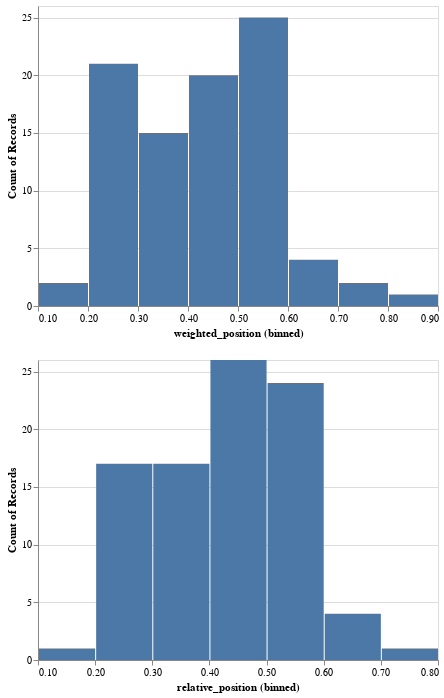

The cell this chart's notebook holds for it:
### Code cell
sorted_army = filtered_army.groupby(by=['name']).mean().sort_values(by='weighted_position', ascending=False)
print(sorted_army['weighted_position'].head(5))
print(sorted_army['weighted_position'].tail(5))

c1 = alt.Chart(sorted_army).mark_bar().encode(
    x=alt.X('weighted_position:Q', bin=True),
    y='count()',
)
c2 = alt.Chart(sorted_army).mark_bar().encode(
    x=alt.X('relative_position:Q', bin=True),
    y='count()',
)
c1 & c2

### Figure 1 — Vega-Lite specification as saved in the notebook (floating-point values rounded to 4 significant figures)
{"config": {"view": {"continuousWidth": 400, "continuousHeight": 300}}, "vconcat": [{"mark": "bar", "encoding": {"x": {"type": "quantitative", "bin": true, "field": "weighted_position"}, "y": {"type": "quantitative", "aggregate": "count"}}}, {"mark": "bar", "encoding": {"x": {"type": "quantitative", "bin": true, "field": "relative_position"}, "y": {"type": "quantitative", "aggregate": "count"}}}], "data": {"name": "data-25bb2a36b6f3789ebee163d4af802d34"}, "$schema": "https://vega.github.io/schema/vega-lite/v4.8.1.json", "datasets": {"data-25bb2a36b6f3789ebee163d4af802d34": [{"relative_position": 0.7733, "army_x": 113.9, "army_y": 116.6, "total_army_value": 3271.0, "died_army_value": 1768.0, "gameloop": 14980.0, "weighted_position": 0.8255}, {"relative_position": 0.67, "army_x": 104.1, "army_y": 98.98, "total_army_value": 3227.0, "died_army_value": 898.6, "gameloop": 15820.0, "weighted_position": 0.7332}, {"relative_position": 0.6618, "army_x": 109.0, "army_y": 122.1, "total_army_value": 3994.0, "died_army_value": 948.4, "gameloop": 14970.0, "weighted_position": 0.7056}, {"relative_position": 0.6324, "army_x": 93.12, "army_y": 85.73, "total_army_value": 3646.0, "died_army_value": 462.7, "gameloop": 13120.0, "weighted_position": 0.6874}, {"relative_position": 0.6299, "army_x": 102.2, "army_y": 86.37, "total_army_value": 3395.0, "died_army_value": 891.1, "gameloop": 19550.0, "weighted_position": 0.6721}, {"relative_position": 0.5908, "army_x": 93.71, "army_y": 91.44, "total_army_value": 4571.0, "died_army_value": 703.2, "gameloop": 17680.0, "weighted_position": 0.6205}, {"relative_position": 0.5767, "army_x": 100.8, "army_y": 95.32, "total_army_value": 3488.0, "died_army_value": 945.8, "gameloop": 20800.0, "weighted_position": 0.6094}, {"relative_position": 0.5489, "army_x": 89.88, "army_y": 80.81, "total_army_value": 4426.0, "died_army_value": 921.0, "gameloop": 16230.0, "weighted_position": 0.5747}, {"relative_position": 0.5548, "army_x": 100.9, "army_y": 96.05, "total_army_value": 3343.0, "died_army_value": 1009.0, "gameloop": 17280.0, "weighted_position": 0.5694}, {"relative_position": 0.5497, "army_x": 92.93, "army_y": 87.26, "total_army_value": 3713.0, "died_army_value": 706.4, "gameloop": 15350.0, "weighted_position": 0.5672}, {"relative_position": 0.5576, "army_x": 92.39, "army_y": 100.6, "total_army_value": 3742.0, "died_army_value": 924.6, "gameloop": 17410.0, "weighted_position": 0.5608}, {"relative_position": 0.5556, "army_x": 94.88, "army_y": 95.72, "total_army_value": 3832.0, "died_army_value": 867.0, "gameloop": 14510.0, "weighted_position": 0.5596}, {"relative_position": 0.5393, "army_x": 105.2, "army_y": 109.3, "total_army_value": 3538.0, "died_army_value": 969.8, "gameloop": 19790.0, "weighted_position": 0.5539}, {"relative_position": 0.5381, "army_x": 88.42, "army_y": 84.55, "total_army_value": 4188.0, "died_army_value": 689.9, "gameloop": 16860.0, "weighted_position": 0.5507}, {"relative_position": 0.5312, "army_x": 102.8, "army_y": 94.42, "total_army_value": 3686.0, "died_army_value": 959.8, "gameloop": 15150.0, "weighted_position": 0.5449}, {"relative_position": 0.4969, "army_x": 99.83, "army_y": 87.33, "total_army_value": 5258.0, "died_army_value": 1096.0, "gameloop": 14660.0, "weighted_position": 0.5372}, {"relative_position": 0.5201, "army_x": 108.9, "army_y": 99.05, "total_army_value": 3571.0, "died_army_value": 753.4, "gameloop": 19430.0, "weighted_position": 0.5367}, {"relative_position": 0.5131, "army_x": 83.92, "army_y": 99.15, "total_army_value": 2923.0, "died_army_value": 884.6, "gameloop": 12480.0, "weighted_position": 0.5317}, {"relative_position": 0.5189, "army_x": 107.3, "army_y": 89.94, "total_army_value": 3548.0, "died_army_value": 884.9, "gameloop": 18710.0, "weighted_position": 0.5317}, {"relative_position": 0.5037, "army_x": 100.7, "army_y": 99.53, "total_army_value": 3681.0, "died_army_value": 1005.0, "gameloop": 13730.0, "weighted_position": 0.5296}, {"relative_position": 0.5118, "army_x": 103.1, "army_y": 99.9, "total_army_value": 3807.0, "died_army_value": 854.1, "gameloop": 14330.0, "weighted_position": 0.5284}, {"relative_position": 0.5076, "army_x": 94.69, "army_y": 75.25, "total_army_value": 5079.0, "died_army_value": 491.8, "gameloop": 34360.0, "weighted_position": 0.5283}, {"relative_position": 0.5055, "army_x": 100.9, "army_y": 94.47, "total_army_value": 3258.0, "died_army_value": 1011.0, "gameloop": 19300.0, "weighted_position": 0.525}, {"relative_position": 0.5149, "army_x": 97.01, "army_y": 93.23, "total_army_value": 3494.0, "died_army_value": 1154.0, "gameloop": 19100.0, "weighted_position": 0.5246}, {"relative_position": 0.5064, "army_x": 94.55, "army_y": 92.36, "total_army_value": 3842.0, "died_army_value": 1273.0, "gameloop": 23120.0, "weighted_position": 0.5202}, {"relative_position": 0.507, "army_x": 105.1, "army_y": 96.47, "total_army_value": 3662.0, "died_army_value": 721.9, "gameloop": 15360.0, "weighted_position": 0.5186}, {"relative_position": 0.5066, "army_x": 104.0, "army_y": 94.28, "total_army_value": 3596.0, "died_army_value": 670.4, "gameloop": 13480.0, "weighted_position": 0.5157}, {"relative_position": 0.496, "army_x": 92.13, "army_y": 90.87, "total_army_value": 3136.0, "died_army_value": 891.8, "gameloop": 17900.0, "weighted_position": 0.5118}, {"relative_position": 0.5008, "army_x": 97.49, "army_y": 96.71, "total_army_value": 3342.0, "died_army_value": 857.6, "gameloop": 17820.0, "weighted_position": 0.51}, {"relative_position": 0.5079, "army_x": 105.7, "army_y": 97.74, "total_army_value": 3917.0, "died_army_value": 641.5, "gameloop": 18670.0, "weighted_position": 0.5079}, {"relative_position": 0.4996, "army_x": 95.25, "army_y": 85.43, "total_army_value": 3840.0, "died_army_value": 970.0, "gameloop": 23780.0, "weighted_position": 0.5048}, {"relative_position": 0.4936, "army_x": 110.3, "army_y": 96.59, "total_army_value": 3630.0, "died_army_value": 831.2, "gameloop": 15960.0, "weighted_position": 0.5027}, {"relative_position": 0.4898, "army_x": 97.28, "army_y": 98.53, "total_army_value": 3888.0, "died_army_value": 728.9, "gameloop": 20860.0, "weighted_position": 0.4946}, {"relative_position": 0.492, "army_x": 112.3, "army_y": 108.1, "total_army_value": 3659.0, "died_army_value": 802.6, "gameloop": 18930.0, "weighted_position": 0.4943}, {"relative_position": 0.5011, "army_x": 107.1, "army_y": 98.24, "total_army_value": 3982.0, "died_army_value": 652.9, "gameloop": 23690.0, "weighted_position": 0.4935}, {"relative_position": 0.4945, "army_x": 91.04, "army_y": 91.47, "total_army_value": 3615.0, "died_army_value": 719.4, "gameloop": 17270.0, "weighted_position": 0.4931}, {"relative_position": 0.4891, "army_x": 106.5, "army_y": 94.18, "total_army_value": 3508.0, "died_army_value": 1224.0, "gameloop": 17780.0, "weighted_position": 0.4891}, {"relative_position": 0.4812, "army_x": 91.06, "army_y": 86.85, "total_army_value": 3438.0, "died_army_value": 1032.0, "gameloop": 18390.0, "weighted_position": 0.4861}, {"relative_position": 0.4694, "army_x": 102.1, "army_y": 94.47, "total_army_value": 3089.0, "died_army_value": 998.4, "gameloop": 18930.0, "weighted_position": 0.4796}, {"relative_position": 0.4882, "army_x": 93.4, "army_y": 94.46, "total_army_value": 4122.0, "died_army_value": 823.5, "gameloop": 15090.0, "weighted_position": 0.4771}, {"relative_position": 0.471, "army_x": 92.21, "army_y": 89.96, "total_army_value": 3373.0, "died_army_value": 1138.0, "gameloop": 17460.0, "weighted_position": 0.4738}, {"relative_position": 0.4743, "army_x": 96.51, "army_y": 89.69, "total_army_value": 4162.0, "died_army_value": 775.5, "gameloop": 24250.0, "weighted_position": 0.4718}, {"relative_position": 0.4787, "army_x": 100.8, "army_y": 98.78, "total_army_value": 3586.0, "died_army_value": 949.0, "gameloop": 19870.0, "weighted_position": 0.4688}, {"relative_position": 0.4757, "army_x": 101.8, "army_y": 87.69, "total_army_value": 3828.0, "died_army_value": 927.6, "gameloop": 21880.0, "weighted_position": 0.4685}, {"relative_position": 0.4595, "army_x": 119.1, "army_y": 108.4, "total_army_value": 3426.0, "died_army_value": 886.8, "gameloop": 23490.0, "weighted_position": 0.4541}, {"relative_position": 0.4199, "army_x": 79.02, "army_y": 85.57, "total_army_value": 3606.0, "died_army_value": 946.9, "gameloop": 17650.0, "weighted_position": 0.4484}, {"relative_position": 0.462, "army_x": 104.2, "army_y": 102.0, "total_army_value": 4861.0, "died_army_value": 1106.0, "gameloop": 20360.0, "weighted_position": 0.4462}, {"relative_position": 0.448, "army_x": 95.72, "army_y": 96.24, "total_army_value": 3873.0, "died_army_value": 841.0, "gameloop": 15930.0, "weighted_position": 0.4433}, {"relative_position": 0.4532, "army_x": 103.2, "army_y": 95.52, "total_army_value": 4650.0, "died_army_value": 663.0, "gameloop": 32060.0, "weighted_position": 0.4323}, {"relative_position": 0.4135, "army_x": 111.7, "army_y": 85.47, "total_army_value": 3422.0, "died_army_value": 868.0, "gameloop": 14540.0, "weighted_position": 0.4167}, {"relative_position": 0.4, "army_x": 105.0, "army_y": 95.33, "total_army_value": 2973.0, "died_army_value": 1145.0, "gameloop": 21030.0, "weighted_position": 0.4133}, {"relative_position": 0.4282, "army_x": 100.6, "army_y": 99.26, "total_army_value": 3790.0, "died_army_value": 868.9, "gameloop": 19220.0, "weighted_position": 0.4132}, {"relative_position": 0.4033, "army_x": 95.31, "army_y": 105.9, "total_army_value": 3518.0, "died_army_value": 736.9, "gameloop": 16440.0, "weighted_position": 0.3992}, {"relative_position": 0.4201, "army_x": 98.92, "army_y": 83.39, "total_army_value": 3131.0, "died_army_value": 1178.0, "gameloop": 17090.0, "weighted_position": 0.3971}, {"relative_position": 0.417, "army_x": 100.2, "army_y": 89.76, "total_army_value": 4115.0, "died_army_value": 833.6, "gameloop": 17810.0, "weighted_position": 0.3931}, {"relative_position": 0.3826, "army_x": 100.7, "army_y": 99.72, "total_army_value": 3190.0, "died_army_value": 1126.0, "gameloop": 17470.0, "weighted_position": 0.3861}, {"relative_position": 0.3963, "army_x": 115.5, "army_y": 107.5, "total_army_value": 3638.0, "died_army_value": 1158.0, "gameloop": 16070.0, "weighted_position": 0.3841}, {"relative_position": 0.364, "army_x": 110.1, "army_y": 95.91, "total_army_value": 3534.0, "died_army_value": 644.8, "gameloop": 18220.0, "weighted_position": 0.3705}, {"relative_position": 0.3779, "army_x": 111.5, "army_y": 99.15, "total_army_value": 3859.0, "died_army_value": 903.9, "gameloop": 20500.0, "weighted_position": 0.3566}, {"relative_position": 0.3731, "army_x": 107.8, "army_y": 108.7, "total_army_value": 3316.0, "died_army_value": 561.4, "gameloop": 14000.0, "weighted_position": 0.3456}, {"relative_position": 0.3586, "army_x": 70.59, "army_y": 111.1, "total_army_value": 3025.0, "died_army_value": 1246.0, "gameloop": 15900.0, "weighted_position": 0.3354}, {"relative_position": 0.3254, "army_x": 98.06, "army_y": 104.8, "total_army_value": 4046.0, "died_army_value": 839.8, "gameloop": 15710.0, "weighted_position": 0.3279}, {"relative_position": 0.3246, "army_x": 114.3, "army_y": 109.5, "total_army_value": 3667.0, "died_army_value": 818.5, "gameloop": 24020.0, "weighted_position": 0.3271}, {"relative_position": 0.3233, "army_x": 114.7, "army_y": 97.42, "total_army_value": 3129.0, "died_army_value": 680.5, "gameloop": 12630.0, "weighted_position": 0.3219}, {"relative_position": 0.308, "army_x": 100.4, "army_y": 87.28, "total_army_value": 3135.0, "died_army_value": 840.1, "gameloop": 14490.0, "weighted_position": 0.3146}, {"relative_position": 0.3238, "army_x": 94.57, "army_y": 95.7, "total_army_value": 3061.0, "died_army_value": 1126.0, "gameloop": 16640.0, "weighted_position": 0.3082}, {"relative_position": 0.327, "army_x": 87.38, "army_y": 76.92, "total_army_value": 3111.0, "died_army_value": 1026.0, "gameloop": 15540.0, "weighted_position": 0.3074}, {"relative_position": 0.2955, "army_x": 116.8, "army_y": 101.0, "total_army_value": 3712.0, "died_army_value": 761.4, "gameloop": 15960.0, "weighted_position": 0.2993}, {"relative_position": 0.297, "army_x": 99.06, "army_y": 95.56, "total_army_value": 3390.0, "died_army_value": 950.0, "gameloop": 19620.0, "weighted_position": 0.2957}, {"relative_position": 0.3069, "army_x": 106.8, "army_y": 107.2, "total_army_value": 3978.0, "died_army_value": 735.9, "gameloop": 21930.0, "weighted_position": 0.2953}, {"relative_position": 0.2962, "army_x": 106.4, "army_y": 98.01, "total_army_value": 3365.0, "died_army_value": 981.3, "gameloop": 17800.0, "weighted_position": 0.2939}, {"relative_position": 0.3031, "army_x": 102.9, "army_y": 107.8, "total_army_value": 4211.0, "died_army_value": 785.3, "gameloop": 20450.0, "weighted_position": 0.2869}, {"relative_position": 0.2934, "army_x": 97.86, "army_y": 87.82, "total_army_value": 3342.0, "died_army_value": 1040.0, "gameloop": 20410.0, "weighted_position": 0.2856}, {"relative_position": 0.2846, "army_x": 91.39, "army_y": 84.97, "total_army_value": 3320.0, "died_army_value": 956.5, "gameloop": 16530.0, "weighted_position": 0.2798}, {"relative_position": 0.2783, "army_x": 101.2, "army_y": 83.33, "total_army_value": 2515.0, "died_army_value": 564.6, "gameloop": 15100.0, "weighted_position": 0.2751}, {"relative_position": 0.2726, "army_x": 83.15, "army_y": 82.12, "total_army_value": 4114.0, "died_army_value": 718.9, "gameloop": 19250.0, "weighted_position": 0.2727}, {"relative_position": 0.274, "army_x": 113.0, "army_y": 104.1, "total_army_value": 3625.0, "died_army_value": 981.6, "gameloop": 15850.0, "weighted_position": 0.27}, {"relative_position": 0.3157, "army_x": 89.03, "army_y": 113.8, "total_army_value": 3726.0, "died_army_value": 1086.0, "gameloop": 23380.0, "weighted_position": 0.2696}, {"relative_position": 0.2641, "army_x": 112.5, "army_y": 99.38, "total_army_value": 3468.0, "died_army_value": 944.0, "gameloop": 18170.0, "weighted_position": 0.2645}, {"relative_position": 0.3073, "army_x": 105.1, "army_y": 98.59, "total_army_value": 3274.0, "died_army_value": 999.4, "gameloop": 19890.0, "weighted_position": 0.262}, {"relative_position": 0.2739, "army_x": 77.81, "army_y": 68.35, "total_army_value": 3681.0, "died_army_value": 854.4, "gameloop": 19720.0, "weighted_position": 0.2609}, {"relative_position": 0.275, "army_x": 84.82, "army_y": 103.3, "total_army_value": 3291.0, "died_army_value": 1026.0, "gameloop": 15400.0, "weighted_position": 0.2556}, {"relative_position": 0.3049, "army_x": 85.43, "army_y": 71.36, "total_army_value": 3436.0, "died_army_value": 1245.0, "gameloop": 17370.0, "weighted_position": 0.255}, {"relative_position": 0.2649, "army_x": 90.67, "army_y": 66.0, "total_army_value": 2892.0, "died_army_value": 920.8, "gameloop": 13300.0, "weighted_position": 0.2526}, {"relative_position": 0.2397, "army_x": 104.5, "army_y": 89.2, "total_army_value": 3240.0, "died_army_value": 797.7, "gameloop": 15420.0, "weighted_position": 0.2403}, {"relative_position": 0.2415, "army_x": 87.7, "army_y": 90.15, "total_army_value": 2870.0, "died_army_value": 555.4, "gameloop": 12430.0, "weighted_position": 0.229}, {"relative_position": 0.2395, "army_x": 115.0, "army_y": 88.01, "total_army_value": 3457.0, "died_army_value": 1048.0, "gameloop": 18450.0, "weighted_position": 0.2236}, {"relative_position": 0.2323, "army_x": 97.36, "army_y": 101.0, "total_army_value": 3757.0, "died_army_value": 671.1, "gameloop": 15700.0, "weighted_position": 0.2095}, {"relative_position": 0.2095, "army_x": 91.63, "army_y": 89.49, "total_army_value": 3207.0, "died_army_value": 1160.0, "gameloop": 15850.0, "weighted_position": 0.1997}, {"relative_position": 0.1736, "army_x": 91.7, "army_y": 90.62, "total_army_value": 3112.0, "died_army_value": 883.3, "gameloop": 15650.0, "weighted_position": 0.1513}]}}
